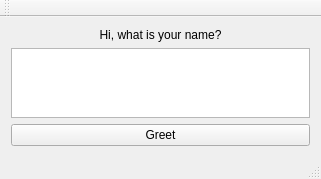
<?xml version="1.0" encoding="UTF-8"?>
<ui version="4.0">
 <class>QoolClass</class>
 <widget class="QMainWindow" name="QoolClass">
  <property name="geometry">
   <rect>
    <x>0</x>
    <y>0</y>
    <width>321</width>
    <height>146</height>
   </rect>
  </property>
  <property name="sizePolicy">
   <sizepolicy hsizetype="Preferred" vsizetype="Preferred">
    <horstretch>0</horstretch>
    <verstretch>0</verstretch>
   </sizepolicy>
  </property>
  <property name="windowTitle">
   <string>Qool</string>
  </property>
  <widget class="QWidget" name="centralWidget">
   <property name="sizePolicy">
    <sizepolicy hsizetype="Preferred" vsizetype="Preferred">
     <horstretch>0</horstretch>
     <verstretch>0</verstretch>
    </sizepolicy>
   </property>
   <layout class="QGridLayout" name="gridLayout">
    <item row="0" column="0">
     <layout class="QVBoxLayout" name="verticalLayout">
      <item>
       <widget class="QLabel" name="label">
        <property name="text">
         <string>Hi, what is your name?</string>
        </property>
        <property name="alignment">
         <set>Qt::AlignCenter</set>
        </property>
       </widget>
      </item>
      <item>
       <widget class="QTextEdit" name="nameBox"/>
      </item>
      <item>
       <widget class="QPushButton" name="button">
        <property name="sizePolicy">
         <sizepolicy hsizetype="Minimum" vsizetype="Minimum">
          <horstretch>0</horstretch>
          <verstretch>0</verstretch>
         </sizepolicy>
        </property>
        <property name="text">
         <string>Greet</string>
        </property>
       </widget>
      </item>
     </layout>
    </item>
   </layout>
  </widget>
  <widget class="QMenuBar" name="menuBar">
   <property name="geometry">
    <rect>
     <x>0</x>
     <y>0</y>
     <width>321</width>
     <height>21</height>
    </rect>
   </property>
  </widget>
  <widget class="QToolBar" name="mainToolBar">
   <attribute name="toolBarArea">
    <enum>TopToolBarArea</enum>
   </attribute>
   <attribute name="toolBarBreak">
    <bool>false</bool>
   </attribute>
  </widget>
  <widget class="QStatusBar" name="statusBar"/>
 </widget>
 <layoutdefault spacing="6" margin="11"/>
 <resources/>
 <connections/>
</ui>
